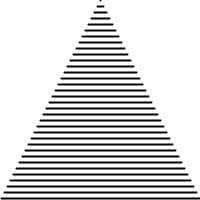
Frame 1 (no input)
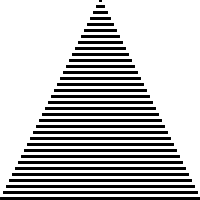
Frame 60 (the mouse pressed at the canvas centre just before this capture)
Frame 120 (the mouse held since frame 60 and released just before this capture): identical to frame 60, image omitted

The Processing sketch that drew these frames (run headless with seeded random() and noise(); from frame 60 on, the mouse is pressed at the canvas centre):

// Processing sketch: processing_15093
// ── processing_15093.pde

void setup() {
  size(200,200);
  background(255);
}
void draw(){
strokeWeight(2);
for (int y=0; y<200; y=y+6){
 line(100-y/2,y,100+y/2,y);
 }
}
                
                                                
